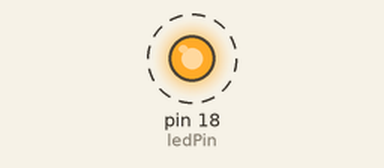
Simulated run of this program. Board: Raspberry Pi (header pin numbers). On the bench: output pins drawn as LEDs (lit = HIGH). Dashed ring = blinking. What the program prints to the terminal is not drawn. At 20.0 s the program stops and its outputs stay as they are.

Above: at 0.2 s.
Timing chart, 0 to 3.0 s (numbered marks = the images above):
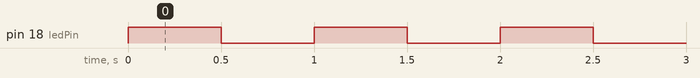

Measured:
- by itself, pin 18 (ledPin): alternates HIGH for 0.50 s and LOW for 0.50 s, 40 changes in all, then stays LOW

The program:

blink.py
```python
import RPi.GPIO as GPIO
import time
GPIO.setmode(GPIO.BOARD)
GPIO.setwarnings(False)
ledPin=18
GPIO.setup(ledPin,GPIO.OUT)
print("Press ctrl-c to stop.")

for i in range(20):
	print("LED turning on.")
	GPIO.output(ledPin,GPIO.HIGH)
	time.sleep(0.5)
	print("LED turning off.")
	GPIO.output(ledPin,GPIO.LOW)
	time.sleep(0.5)
```
